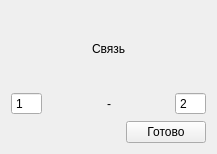
<?xml version="1.0" encoding="UTF-8"?>
<ui version="4.0">
 <class>EdgeWidget</class>
 <widget class="QWidget" name="EdgeWidget">
  <property name="windowModality">
   <enum>Qt::NonModal</enum>
  </property>
  <property name="geometry">
   <rect>
    <x>0</x>
    <y>0</y>
    <width>217</width>
    <height>154</height>
   </rect>
  </property>
  <property name="contextMenuPolicy">
   <enum>Qt::NoContextMenu</enum>
  </property>
  <property name="windowTitle">
   <string>Добавить..</string>
  </property>
  <property name="layoutDirection">
   <enum>Qt::LeftToRight</enum>
  </property>
  <layout class="QVBoxLayout" name="verticalLayout">
   <item>
    <layout class="QHBoxLayout" name="horizontalLayout">
     <item>
      <spacer name="horizontalSpacer">
       <property name="orientation">
        <enum>Qt::Horizontal</enum>
       </property>
       <property name="sizeHint" stdset="0">
        <size>
         <width>40</width>
         <height>20</height>
        </size>
       </property>
      </spacer>
     </item>
     <item>
      <widget class="QLabel" name="label">
       <property name="text">
        <string>Связь</string>
       </property>
      </widget>
     </item>
     <item>
      <spacer name="horizontalSpacer_2">
       <property name="orientation">
        <enum>Qt::Horizontal</enum>
       </property>
       <property name="sizeHint" stdset="0">
        <size>
         <width>40</width>
         <height>20</height>
        </size>
       </property>
      </spacer>
     </item>
    </layout>
   </item>
   <item>
    <layout class="QHBoxLayout" name="horizontalLayout_2">
     <item>
      <widget class="QSpinBox" name="sb_left_edge">
       <property name="buttonSymbols">
        <enum>QAbstractSpinBox::NoButtons</enum>
       </property>
       <property name="suffix">
        <string/>
       </property>
       <property name="prefix">
        <string notr="true"/>
       </property>
       <property name="minimum">
        <number>1</number>
       </property>
       <property name="maximum">
        <number>999</number>
       </property>
      </widget>
     </item>
     <item>
      <spacer name="horizontalSpacer_3">
       <property name="orientation">
        <enum>Qt::Horizontal</enum>
       </property>
       <property name="sizeHint" stdset="0">
        <size>
         <width>40</width>
         <height>20</height>
        </size>
       </property>
      </spacer>
     </item>
     <item>
      <widget class="QLabel" name="label_2">
       <property name="text">
        <string>-</string>
       </property>
      </widget>
     </item>
     <item>
      <spacer name="horizontalSpacer_4">
       <property name="orientation">
        <enum>Qt::Horizontal</enum>
       </property>
       <property name="sizeHint" stdset="0">
        <size>
         <width>40</width>
         <height>20</height>
        </size>
       </property>
      </spacer>
     </item>
     <item>
      <widget class="QSpinBox" name="sb_right_edge">
       <property name="buttonSymbols">
        <enum>QAbstractSpinBox::NoButtons</enum>
       </property>
       <property name="minimum">
        <number>1</number>
       </property>
       <property name="maximum">
        <number>999</number>
       </property>
       <property name="value">
        <number>2</number>
       </property>
      </widget>
     </item>
    </layout>
   </item>
   <item>
    <layout class="QHBoxLayout" name="horizontalLayout_3">
     <item>
      <spacer name="horizontalSpacer_5">
       <property name="orientation">
        <enum>Qt::Horizontal</enum>
       </property>
       <property name="sizeHint" stdset="0">
        <size>
         <width>40</width>
         <height>20</height>
        </size>
       </property>
      </spacer>
     </item>
     <item>
      <widget class="QPushButton" name="b_edge">
       <property name="text">
        <string>Готово</string>
       </property>
      </widget>
     </item>
    </layout>
   </item>
  </layout>
 </widget>
 <resources/>
 <connections/>
</ui>
